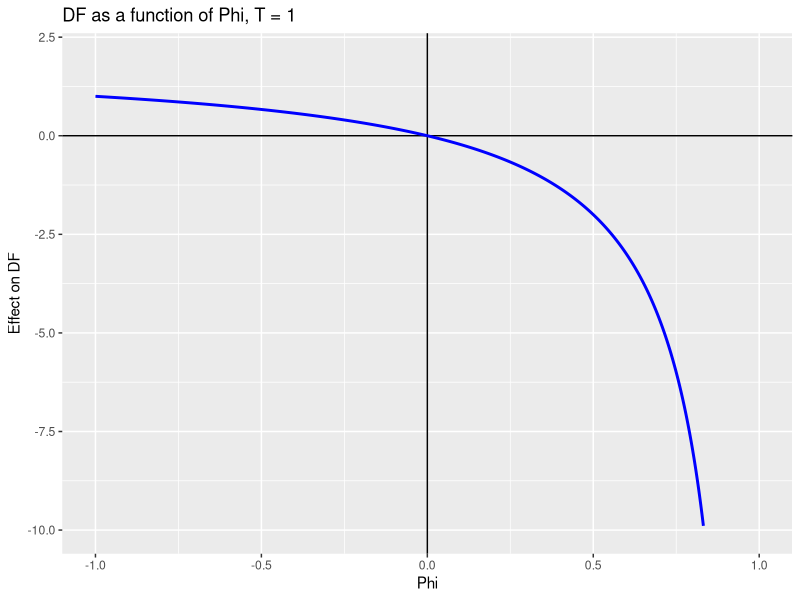
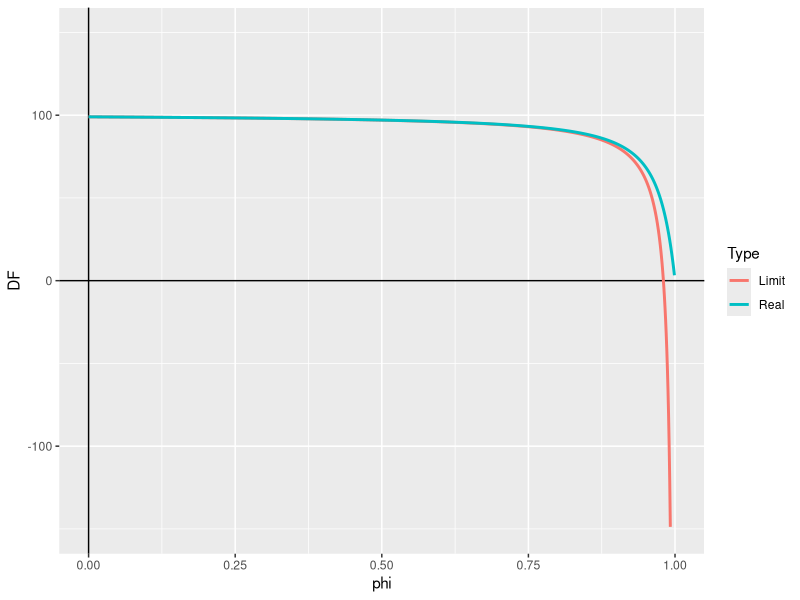
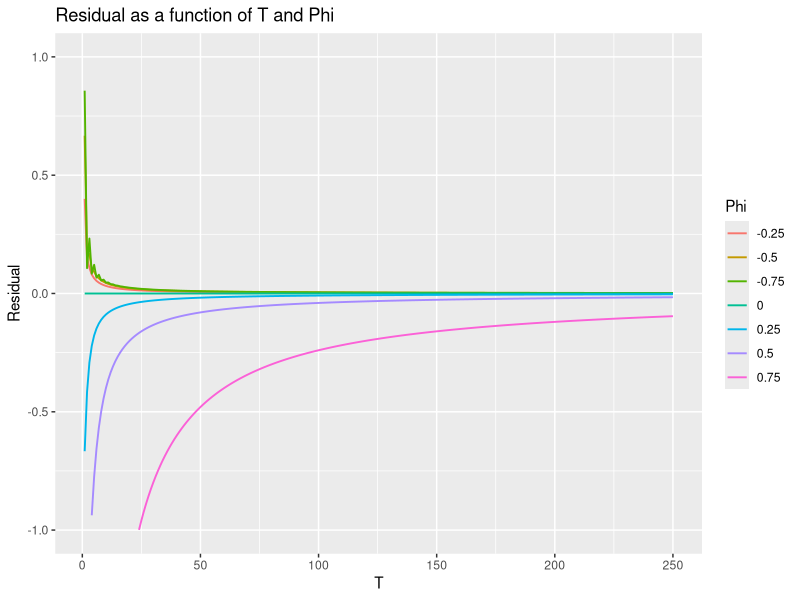
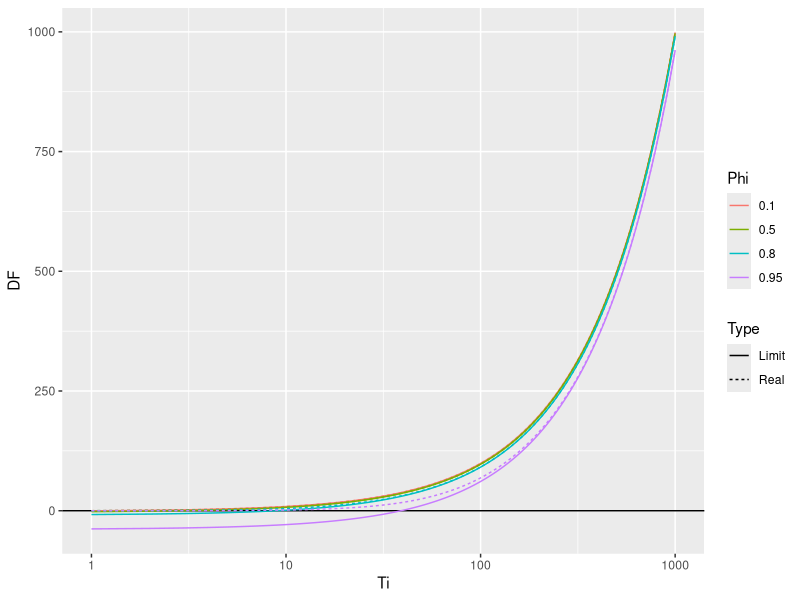
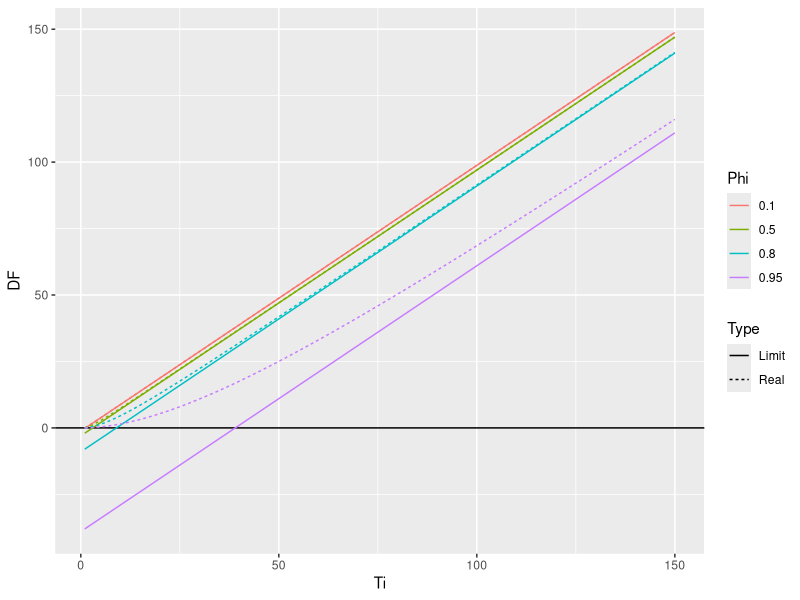
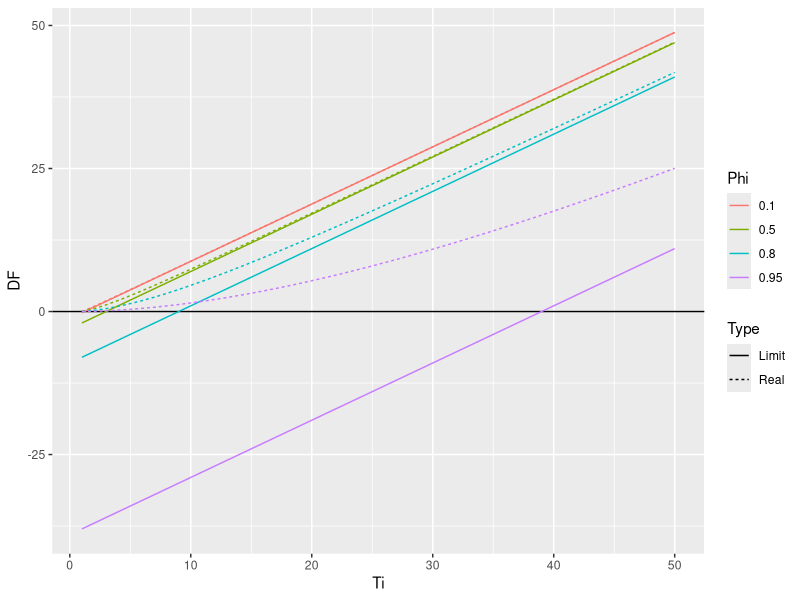

Reproduce these figures in R, in order.
library(tidyverse)

fx <- function(Ti, phi, Limit = TRUE) Ti - (1 + phi)/(1 - phi) + (!Limit)*2*phi*(1 - phi^Ti)/(Ti*(1 - phi)^2)

data.frame(phi = seq(-1, 1, length.out = 1000)) %>% mutate(DF = fx(1, phi, TRUE)) %>%
  ggplot(aes(x = phi, y = DF)) +  geom_vline(xintercept = 0) + geom_hline(yintercept = 0) + geom_line(col = 'blue', size = 1) +
  ylim(-10, 2) + labs(title = "DF as a function of Phi, T = 1", x = "Phi", y = "Effect on DF")

data.frame(phi = seq(0, 1, length.out = 1000)) %>% mutate(Real = fx(100, phi, FALSE), Limit = fx(100, phi, TRUE)) %>%
  gather(key = 'Type', value = 'DF', -phi) %>% ggplot(aes(x = phi, y = DF, col = Type)) +
  geom_vline(xintercept = 0) + geom_hline(yintercept = 0) + geom_line(size = 1) + ylim(-150, 150)
  labs(title = "DF as a function of Phi, T = 1", x = "Phi", y = "Effect on DF")


f2x <- function(Ti, phi) -2*phi*(1 - phi^Ti)/((1 - phi)^2 * Ti)

data.frame(Ti = seq(1, 250, by = 1)) %>%
  mutate('-0.75' = f2x(Ti, -0.75), '-0.5' = f2x(Ti, -0.5),
         '-0.25' = f2x(Ti, -0.25), '0' = f2x(Ti, 0), '0.25' = f2x(Ti, 0.25), '0.5' = f2x(Ti, 0.5),
         '0.75' = f2x(Ti, 0.75)) %>%
  gather(key = "Phi", value = "Value", -Ti) %>% ggplot(aes(x = Ti, y = Value, col = Phi)) + ylim(-1, 1) +
  geom_line(size = 0.65) + labs(title = "Residual as a function of T and Phi", x = "T", y = "Residual")

f3x <- function(Ti, phi) Ti - (1 + phi)/(1 - phi) + 2*phi*(1 - phi^Ti)/(Ti*(1 - phi)^2)

create_table <- function(maxTi, FUN, name){
  data.frame(Ti = seq(1, maxTi, 1)) %>%
    mutate('0.1' = FUN(Ti, 0.1), '0.5' = FUN(Ti, 0.5), '0.8' = FUN(Ti, 0.8),
           '0.95' = FUN(Ti, 0.95)) %>% gather(key = "Phi", value = "DF", -Ti) %>% mutate(Type = as.character(name))
}

rbind( create_table(1000, fx, 'Limit'), create_table(1000, f3x, 'Real') ) %>% 
  ggplot(aes(x = Ti, y = DF, col = Phi, linetype = Type)) + geom_hline(yintercept = 0) + geom_line() + scale_x_continuous(trans = 'log10')

rbind( create_table(150, fx, 'Limit'), create_table(150, f3x, 'Real') ) %>% 
  ggplot(aes(x = Ti, y = DF, col = Phi, linetype = Type)) + geom_hline(yintercept = 0) + geom_line()

rbind( create_table(50, fx, 'Limit'), create_table(50, f3x, 'Real') ) %>% 
  ggplot(aes(x = Ti, y = DF, col = Phi, linetype = Type)) + geom_hline(yintercept = 0) + geom_line()
